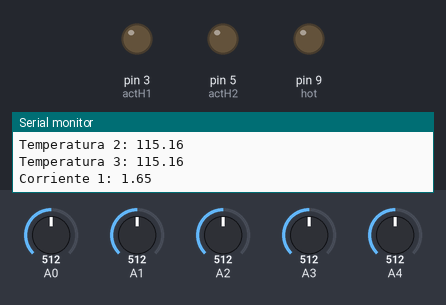
Simulated run of this sketch. Board: Arduino Uno, built with avr-gcc and run on an emulated ATmega328P. On the bench: output pins drawn as LEDs (lit = HIGH), the last lines printed to the serial monitor. Inputs (shaded band) come from the test bench; at power-on: A0 = 512, A1 = 512, A2 = 512, A3 = 512, A4 = 512.

Above: at 0.1 s.
At 10.3 s:
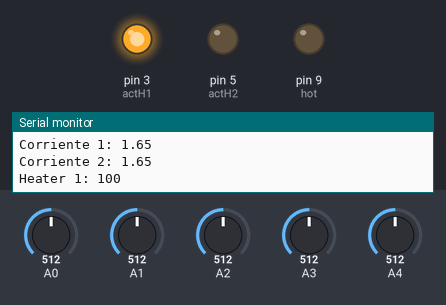
At 25.4 s:
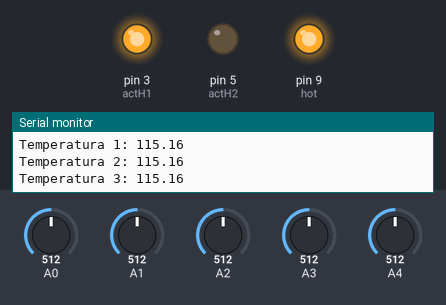
At 35.5 s:
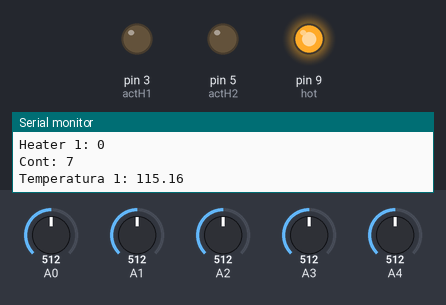
Timing chart, 0 to 37.0 s (numbered marks = the images above):
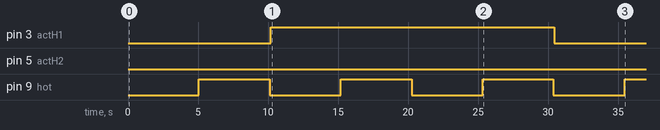

Measured:
- by itself, pin 3 (actH1): LOW → HIGH at 10.2 s, → LOW 20.3 s later
- by itself, pin 9 (hot): alternates HIGH for 5.1 s and LOW for 5.1 s

The sketch:

TCLAB_CAE.ino
```cpp
/******************************************************
 * ****************************************************
 * ****  LABORATORIO DE TEMPERATURA               *****
 * ****  By: SERGIO ANDRES CASTAÑO GIRALDO        *****
 * ****  https://controlautomaticoeducacion.com/  *****
 * ****                                           *****
 * ****************************************************
 */

// Definiciones componentes de la tarjeta
#define senT1 A0  //TMP36
#define senT2 A2  //TMP36
#define senT3 A1  //TMP36
#define senI1 A3  //Corriente H1
#define senI2 A4  //Corriente H2
#define actH1 3   //TIP31C
#define actH2 5   //TIP31C
#define hot     9   //Led

int cont=0;

float TempRead(int sen)
{
  float S1,aux;
  int i;
  //Filtro de promedio movil en la lectura ADC
  aux=0;
  for(i=0;i<10;i++){
    aux = aux + (float(analogRead(sen))*3.3/1023.0-0.5)/0.01; //TMP36
    //delay(5);
  }
  S1 = aux/10.0;
  return(S1);
}

float CurrentRead(int sen)
{
  float S1,aux;
  int i;
  //Filtro de promedio movil en la lectura ADC
  aux=0;
  for(i=0;i<10;i++){
    aux = aux + (float(analogRead(sen))*3.3/1023.0); //TMP36
    //delay(5);
  }
  S1 = aux/10.0;
  return(S1);
}

void setup() {
  pinMode(hot,OUTPUT);  //Led "Caliente" como salida
  digitalWrite(hot,LOW);
  analogReference (EXTERNAL); //Referencia analógica PIN AREF (3,3v)
  //Configuramos el puerto serial
  Serial.begin(9600);
  analogWrite(actH1,0);
  analogWrite(actH2,0);
}

void loop() {
  float T1,T2,T3,I1,I2;


  T1 = TempRead(senT1);
  T2 = TempRead(senT2);
  T3 = TempRead(senT3);

  I1 = CurrentRead(senI1);
  I2 = CurrentRead(senI2);

  Serial.print("Cont: ");
  Serial.println(cont);

  Serial.print("Temperatura 1: ");
  Serial.println(T1);

  Serial.print("Temperatura 2: ");
  Serial.println(T2);

  Serial.print("Temperatura 3: ");
  Serial.println(T3);

  Serial.print("Corriente 1: ");
  Serial.println(I1);

  Serial.print("Corriente 2: ");
  Serial.println(I2);

  if(cont==2){
    analogWrite(actH1,255);
    Serial.println("Heater 1: 100");
  }

  if(cont==6){
    analogWrite(actH1,0);
    Serial.println("Heater 1: 0");
  }

  if(cont==8){
    analogWrite(actH2,255);
    Serial.println("Heater 2: 100");
  }

  if(cont==12){
    analogWrite(actH2,0);
    Serial.println("Heater 2: 0");
  }

  delay(5000);
  digitalWrite(hot, !digitalRead(hot)); //Led Toggle
  cont++;

  if(cont==20){
    cont=0;
  }

}
```
